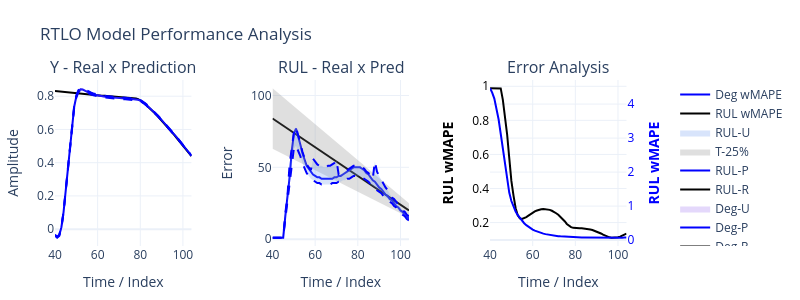

The cell this chart's notebook holds for it:
### Code cell
nI,nR,nO,N1,N2,N3,τ,mode,act= params
X,Y = PrepareData(sig,nI,nO,mode)
rnn = RTLO(nI,nR,nO,[N1,N2,N3],τ,mode)
rnn.act=act
rnn.ref = len(sig)-nI
for i in range(len(X[:])):
    rnn.PredRulIntr2(x=X[i],maxRul=len(sig),lim=0.3,store=True,show=False)
    #rnn.PredRul(X[i],maxRul=len(sig),lim=0.75,store=True)

    
    rnn.fit(X[i],Y[i],store=True,start=0,show=False)
print(rnn.εM,rnn.εR)  
PlotPredErrorPLY(rnn,w=800,h=300)
